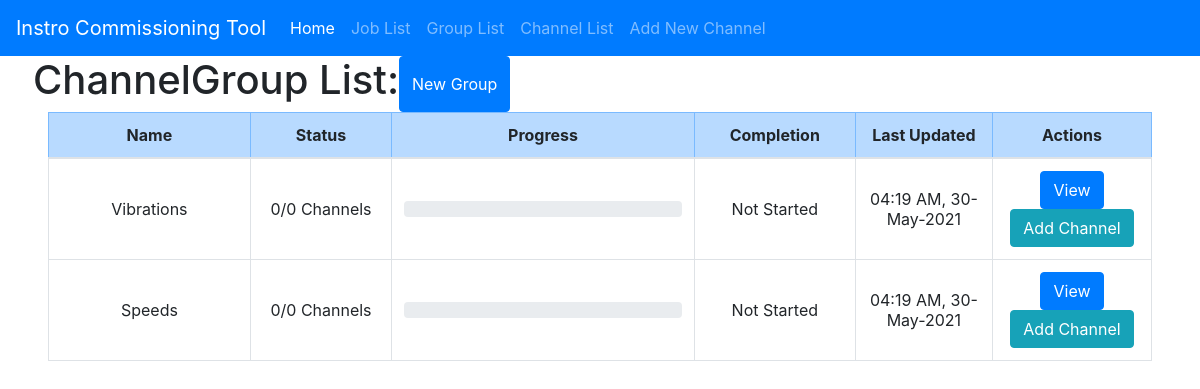
/job/1, run on an earlier commit of the app's database.
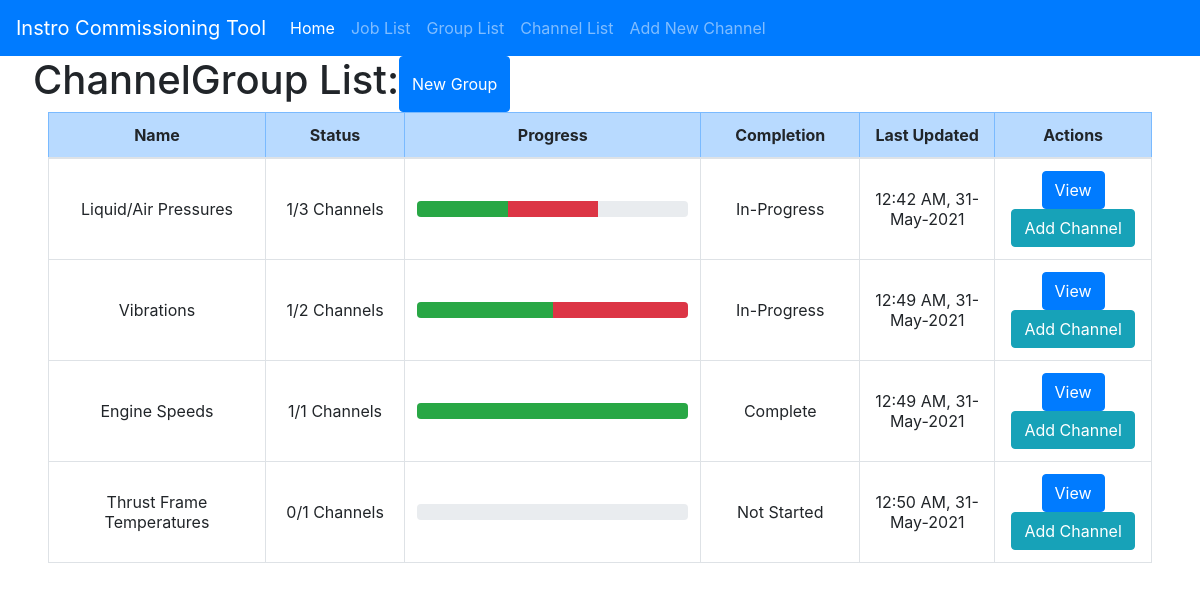
And on a later commit of the database.
### app/models.py (models this page shows, shortened)
class ChannelGroup(db.Model):
	id = db.Column(db.Integer, primary_key=True)
	name = db.Column(db.String(32))
	last_updated = db.Column(db.DateTime, default=datetime.utcnow)
	channels = db.relationship('Channel', backref='channel_group', lazy='dynamic')
	job_id = db.Column(db.Integer, db.ForeignKey('job.id'))
	def all_channels(self):
		return Channel.query.filter_by(group_id=self.id).all()
	def num_channels(self):
		return Channel.query.filter_by(group_id=self.id).count()
	def status(self):
		channels = self.all_channels()
		num_passed = 0
		num_failed = 0
		num_untested = 0
		for ch in channels:
			comp = ch.completion()
			if comp == 'Untested' or comp == 'In-Progress': num_untested += 1
			if comp == 'Pass': num_passed += 1
			if comp == 'Fail': num_failed += 1
		result = {'passed': num_passed, 'failed': num_failed, 'untested': num_untested}
		return result
	def progress(self):
		total = self.num_channels()
		if total > 0:
			status = self.status()
			passed = (status['passed'] / total) * 100
			failed = (status['failed'] / total) * 100
			untested = (status['untested'] / total) * 100
		else:
			passed = 0
			failed = 0
			untested = 100
		result = {'passed': passed, 'failed': failed, 'untested': untested}
		return result
	def completion(self):
		total = self.num_channels()
		status = self.status()
		if status['untested'] == total:
			return 'Not Started'
		elif status['passed'] == total:
			return 'Complete'
		else:
			return 'In-Progress'

class TestPoint(db.Model):
	id = db.Column(db.Integer, primary_key=True)
	channel_id = db.Column(db.Integer, db.ForeignKey('channel.id'))
	input_val = db.Column(db.Float(16))
	input_val_nom = db.Column(db.Float(16))
	meas_val = db.Column(db.Float(16))
	meas_val_nom = db.Column(db.Float(16))
	error = db.Column(db.Float(8))
	pf = db.Column(db.String(8), default="Untested")
	date = db.Column(db.DateTime)
	notes = db.Column(db.String(128))

### app/main/routes.py (the view)
@bp.route('/job/<job_id>', methods=['GET', 'POST'])
def job(job_id):
    job = Job.query.filter_by(id=job_id).first_or_404()
    group_list = job.all_groups()
    return render_template('group_list.html', title='Group List', group_list=group_list, job=job)

### app/models.py (called while the page is built)
	def all_test_points(self):
		return TestPoint.query.filter_by(channel_id=self.id).all()

	def num_test_points(self):
		return len(self.all_test_points())

	def status(self):
		testpoints = self.all_test_points()
		num_passed = 0
		num_post = 0
		num_failed = 0
		num_untested = 0
		for tp in testpoints:
			pf = tp.pf
			if pf == 'Untested': num_untested += 1
			if pf == 'Pass': num_passed += 1
			if pf == 'Fail': num_failed += 1
			if pf == 'Post': num_post += 1
		result = {'passed': num_passed, 'failed': num_failed, 'post': num_post, 'untested': num_untested}
		return result

	def completion(self):
		status = self.status()
		total = self.num_test_points()
		passed = status['passed'] + status['post']
		if passed == total:
			return 'Pass'
		elif status['untested'] == total:
			return 'Untested'
		elif status['failed'] > 0:
			return 'Fail'
		else:
			return 'In-Progress'

	def all_groups(self):
		return ChannelGroup.query.filter_by(job_id=self.id).all()

### app/templates/group_list.html (shortened to what this page needs)
{% extends "base.html" %}
{% block app_content %}
    <div>
        <div class="row">
            <h1>ChannelGroup List:</h1>
            <button type="button" class="btn btn-primary">
                <a style="color:#FFFFFF;" href="{{ url_for('main.new_group', job_id=job.id) }}">New Group</a>
            </button>
        </div>
        <form>
            <table class="table table-hover table-bordered align-middle">
                <thead>
                    <tr class="table-primary text-center align-middle">
                        <th class="align-middle" width="10%">Name</th>
                        <th class="align-middle" width="5%">Status</th>
                        <th class="align-middle" width="15%">Progress</th>
                        <th class="align-middle" width="5%">Completion</th>
                        <th class="align-middle" width="5%">Last Updated</th>
                        <th class="align-middle" width="5%">Actions</th>
                    </tr>
                </thead>
                <tbody>
                    {% for group in group_list %}
                        {% include '_group.html' %}
                    {% endfor %}
                </tbody>
            </table>
        </form>
    </div>
{% endblock %}

### app/templates/_group.html (shortened to what this page needs)
{% block app_content %}
<tr class="text-center" id="group-{{ group.id }}">
    {% set progress = group.progress() %}
    {% set status = group.status() %}
    <td class="align-middle">{{ group.name }}</td>
    <td class="align-middle">{{ status['passed'] }}/{{ group.num_channels() }} Channels</td>
    <td class="align-middle">
        <div class="row">
            <div class="col-12">
                <div class="progress">
                    <div class="progress-bar bg-success" role="progressbar" style="width: {{ progress['passed'] }}%"></div>
                    <div class="progress-bar bg-danger" role="progressbar" style="width: {{ progress['failed'] }}%"></div>
                </div>
            </div>
        </div>
    </td>
    <td class="align-middle">{{ group.completion() }}</td>
    <td class="align-middle">{{ moment(group.last_updated).format("hh:mm A, DD-MMM-YYYY") }}</td>
    <td class="align-middle">
        <div class="row">
            <div class="col-12">
                <button type="button" class="btn btn-primary">
                    <a style="color:#FFFFFF;" href="{{ url_for('main.group_channels', group_id=group.id) }}">View</a>
                </button>
                <button type="button" class="btn btn-info">
                    <a style="color:#FFFFFF;" href="{{ url_for('main.new_channel', group_id=group.id) }}">Add Channel</a>
                </button>
            </div>
        </div>
    </td>
</tr>
{% endblock %}

What changed in the data, as far as the page shows it:
now on this page (row edited): ChannelGroup: name "Liquid/Air Pressures", passed "1", num_channels "3", {{ progress['passed'] }} 33.33333333333333 (drawn), {{ progress['failed'] }} 33.33333333333333 (drawn), completion "In-Progress", last_updated "12:42 AM, 31-May-2021"
changed ChannelGroup "Vibrations": passed "0" → "1"; num_channels "0" → "2"; completion "Not Started" → "In-Progress"; last_updated "04:19 AM, 30-May-2021" → "12:49 AM, 31-May-2021"
changed ChannelGroup: name "Speeds" → "Engine Speeds"; passed "0" → "1"; num_channels "0" → "1"; completion "Not Started" → "Complete"; last_updated "04:19 AM, 30-May-2021" → "12:49 AM, 31-May-2021"
added ChannelGroup: name "Thrust Frame Temperatures", passed "0", num_channels "1", completion "Not Started", last_updated "12:50 AM, 31-May-2021"
